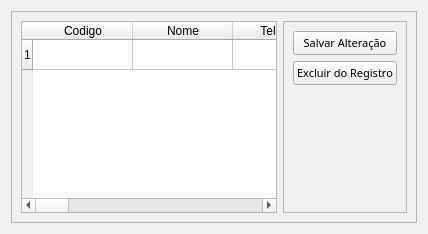
            <widget class="QWidget" name="tab">
             <attribute name="title">
              <string>Registro de Fornecedor</string>
             </attribute>
             <layout class="QVBoxLayout" name="verticalLayout_12">
              <item>
               <widget class="QFrame" name="frame_26">
                <property name="frameShape">
                 <enum>QFrame::StyledPanel</enum>
                </property>
                <property name="frameShadow">
                 <enum>QFrame::Raised</enum>
                </property>
                <layout class="QHBoxLayout" name="horizontalLayout_7">
                 <item>
                  <widget class="QTableWidget" name="tableWidget_4">
                   <property name="rowCount">
                    <number>1</number>
                   </property>
                   <row>
                    <property name="text">
                     <string>1</string>
                    </property>
                   </row>
                   <column>
                    <property name="text">
                     <string>Codigo</string>
                    </property>
                   </column>
                   <column>
                    <property name="text">
                     <string>Nome</string>
                    </property>
                   </column>
                   <column>
                    <property name="text">
                     <string>Telefone</string>
                    </property>
                   </column>
                   <column>
                    <property name="text">
                     <string>E-mail</string>
                    </property>
                   </column>
                   <column>
                    <property name="text">
                     <string>CPF/CNPJ</string>
                    </property>
                   </column>
                   <column>
                    <property name="text">
                     <string>Pessoa</string>
                    </property>
                   </column>
                   <column>
                    <property name="text">
                     <string>Produto/Serviço</string>
                    </property>
                   </column>
                   <column>
                    <property name="text">
                     <string>Valor</string>
                    </property>
                   </column>
                   <column>
                    <property name="text">
                     <string>Mais informações</string>
                    </property>
                   </column>
                   <column>
                    <property name="text">
                     <string>Endereço</string>
                    </property>
                   </column>
                   <column>
                    <property name="text">
                     <string>CEP</string>
                    </property>
                   </column>
                   <column>
                    <property name="text">
                     <string>Cidade</string>
                    </property>
                   </column>
                   <column>
                    <property name="text">
                     <string>Numero</string>
                    </property>
                   </column>
                   <column>
                    <property name="text">
                     <string>Complamento</string>
                    </property>
                   </column>
                  </widget>
                 </item>
                 <item>
                  <widget class="QFrame" name="frame_27">
                   <property name="frameShape">
                    <enum>QFrame::StyledPanel</enum>
                   </property>
                   <property name="frameShadow">
                    <enum>QFrame::Raised</enum>
                   </property>
                   <layout class="QVBoxLayout" name="verticalLayout_10">
                    <item>
                     <widget class="QPushButton" name="pushButton_21">
                      <property name="font">
                       <font>
                        <family>Bahnschrift SemiBold</family>
                        <pointsize>8</pointsize>
                        <weight>7</weight>
                        <italic>false</italic>
                        <bold>false</bold>
                       </font>
                      </property>
                      <property name="text">
                       <string>Salvar Alteração</string>
                      </property>
                     </widget>
                    </item>
                    <item>
                     <widget class="QPushButton" name="pushButton_22">
                      <property name="font">
                       <font>
                        <family>Bahnschrift SemiBold</family>
                        <pointsize>8</pointsize>
                        <weight>7</weight>
                        <italic>false</italic>
                        <bold>false</bold>
                       </font>
                      </property>
                      <property name="text">
                       <string>Excluir do Registro</string>
                      </property>
                     </widget>
                    </item>
                    <item>
                     <spacer name="verticalSpacer_5">
                      <property name="orientation">
                       <enum>Qt::Vertical</enum>
                      </property>
                      <property name="sizeHint" stdset="0">
                       <size>
                        <width>20</width>
                        <height>40</height>
                       </size>
                      </property>
                     </spacer>
                    </item>
                   </layout>
                  </widget>
                 </item>
                </layout>
               </widget>
              </item>
             </layout>
            </widget>
